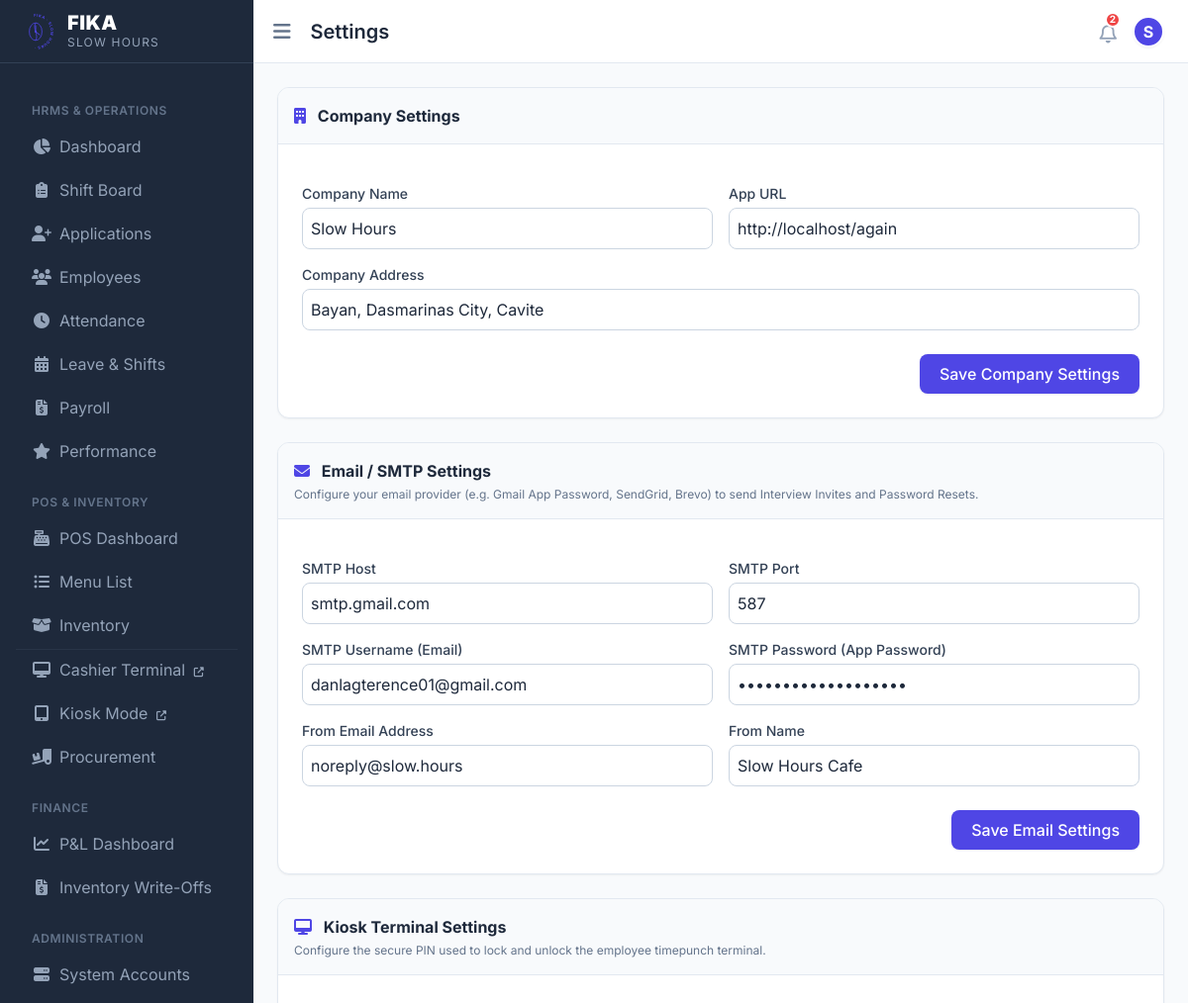
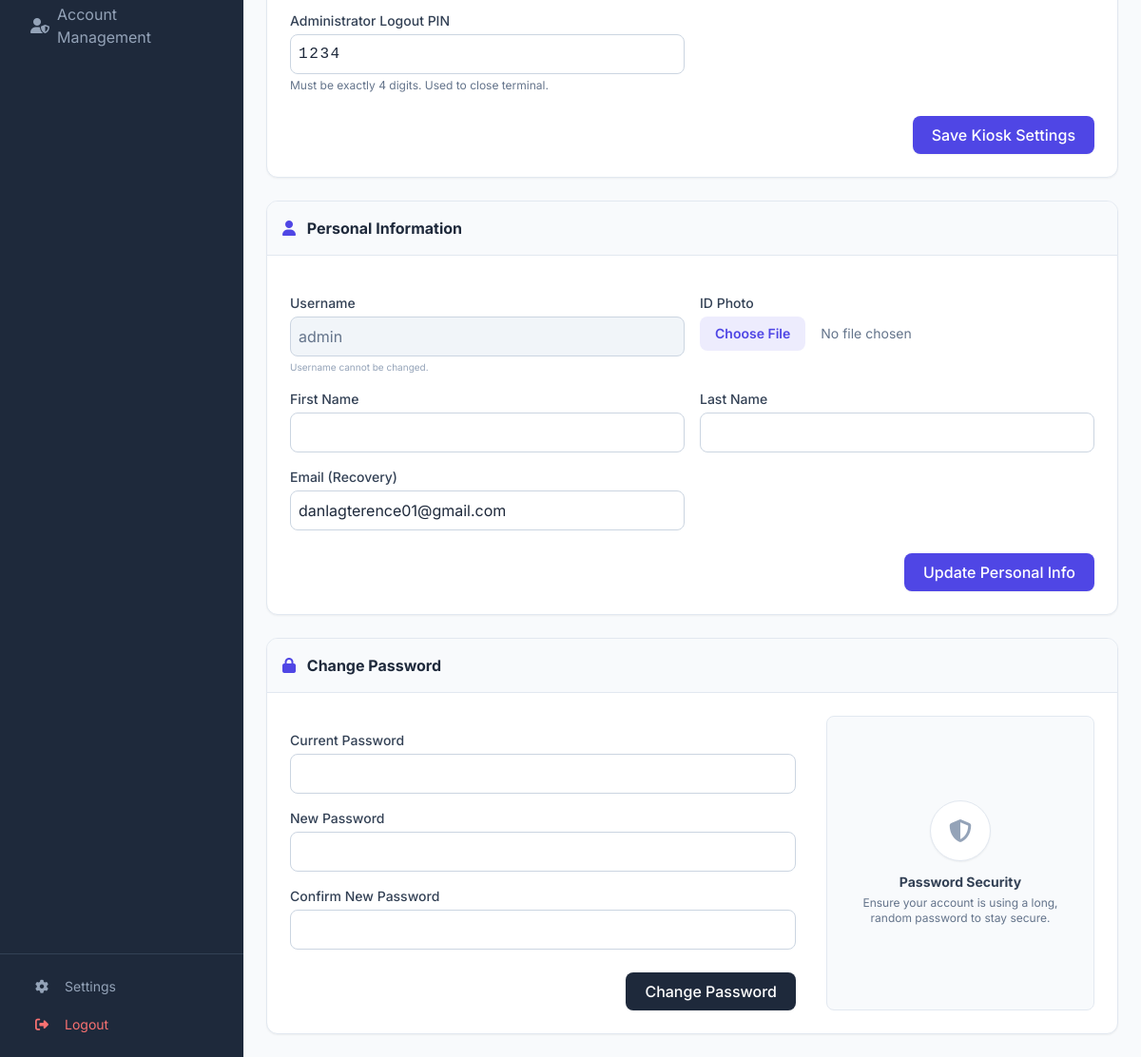
/cafe_hrms/settings.php (signed in), run on the app's committed database (2 pictures, top to bottom).
### tables this page shows
CREATE TABLE `settings` (
  `id` int NOT NULL,
  `name` varchar(100) NOT NULL,
  `value` text
);

### cafe_hrms/functions.php (called while the page is built, shortened)
<?php
function h($value) {
    return htmlspecialchars((string)$value, ENT_QUOTES, 'UTF-8');
}
function current_user() {
    return $_SESSION['user'] ?? null;
}
function get_setting($pdo, $key, $default = null) {
    $stmt = $pdo->prepare('SELECT value FROM settings WHERE name = ? LIMIT 1');
    $stmt->execute([$key]);
    $row = $stmt->fetch();
    return $row ? $row['value'] : $default;
}

### cafe_hrms/settings.php (the view, shortened to what this page needs)
<?php
require_once __DIR__ . '/init.php';
$user = current_user();
$isAdmin = in_array($user['role'], ['Admin', 'Super Admin']);
$empStmt = $pdo->prepare('SELECT *, CONCAT(first_name, \' \', last_name) AS full_name FROM employees WHERE email = ? LIMIT 1');
$empStmt->execute([$_SESSION['user']['email']]);
$linkedEmployee = $empStmt->fetch();
$companyAddress = get_setting($pdo, 'company_address', '');
$appUrl = get_setting($pdo, 'app_url', '');
$smtpHost = get_setting($pdo, 'smtp_host', '');
$smtpPort = get_setting($pdo, 'smtp_port', '587');
$smtpUser = get_setting($pdo, 'smtp_user', '');
$smtpPass = get_setting($pdo, 'smtp_pass', '');
$smtpFromEmail = get_setting($pdo, 'smtp_from_email', 'noreply@cafehrms.local');
$smtpFromName = get_setting($pdo, 'smtp_from_name', 'Cafe HRMS');
require_once __DIR__ . '/includes/header.php';
?>
<div class="max-w-4xl mx-auto space-y-6">
    <?php if ($isAdmin): ?>
    <div class="bg-white rounded-xl shadow-sm border border-slate-200 overflow-hidden">
        <div class="bg-slate-50 border-b border-slate-200 p-4">
            <h3 class="font-bold text-slate-800"><i class="fa-solid fa-building text-primary mr-2"></i> Company Settings</h3>
        </div>
        <div class="p-6">
            <form autocomplete="off" method="POST" action="settings" class="space-y-4">
                <div class="grid grid-cols-1 md:grid-cols-2 gap-4">
                    <div>
                        <label class="block text-sm font-medium text-slate-700 mb-1">Company Name</label>
                        <input type="text" name="company_name" value="<?= h($companyName) ?>" class="w-full rounded-lg border-slate-300 p-2 border focus:ring-primary focus:border-primary">
                    </div>
                    <div>
                        <label class="block text-sm font-medium text-slate-700 mb-1">App URL</label>
                        <input type="text" name="app_url" value="<?= h($appUrl) ?>" placeholder="http://localhost/AGAIN" class="w-full rounded-lg border-slate-300 p-2 border focus:ring-primary focus:border-primary">
                    </div>
                    <div class="md:col-span-2">
                        <label class="block text-sm font-medium text-slate-700 mb-1">Company Address</label>
                        <input type="text" name="company_address" value="<?= h($companyAddress) ?>" class="w-full rounded-lg border-slate-300 p-2 border focus:ring-primary focus:border-primary">
                    </div>
                </div>
                <div class="pt-2 text-right">
                    <button type="submit" class="bg-primary hover:bg-indigo-700 text-white px-5 py-2 rounded-lg font-medium shadow-sm transition">Save Company Settings</button>
                </div>
            </form>
        </div>
    </div>
    <div class="bg-white rounded-xl shadow-sm border border-slate-200 overflow-hidden">
        <div class="bg-slate-50 border-b border-slate-200 p-4">
            <h3 class="font-bold text-slate-800"><i class="fa-solid fa-envelope text-primary mr-2"></i> Email / SMTP Settings</h3>
            <p class="text-xs text-slate-500 mt-1">Configure your email provider (e.g. Gmail App Password, SendGrid, Brevo) to send Interview Invites and Password Resets.</p>
        </div>
        <div class="p-6">
            <form autocomplete="off" method="POST" action="settings" class="space-y-4">
                <div class="grid grid-cols-1 md:grid-cols-2 gap-4">
                    <div>
                        <label class="block text-sm font-medium text-slate-700 mb-1">SMTP Host</label>
                        <input type="text" name="smtp_host" value="<?= h($smtpHost) ?>" placeholder="smtp.gmail.com" class="w-full rounded-lg border-slate-300 p-2 border focus:ring-primary focus:border-primary">
                    </div>
                    <div>
                        <label class="block text-sm font-medium text-slate-700 mb-1">SMTP Port</label>
                        <input type="text" name="smtp_port" value="<?= h($smtpPort) ?>" placeholder="587" class="w-full rounded-lg border-slate-300 p-2 border focus:ring-primary focus:border-primary">
                    </div>
                    <div>
                        <label class="block text-sm font-medium text-slate-700 mb-1">SMTP Username (Email)</label>
                        <input type="text" name="smtp_user" value="<?= h($smtpUser) ?>" class="w-full rounded-lg border-slate-300 p-2 border focus:ring-primary focus:border-primary">
                    </div>
                    <div>
                        <label class="block text-sm font-medium text-slate-700 mb-1">SMTP Password (App Password)</label>
                        <input type="password" name="smtp_pass" value="<?= h($smtpPass) ?>" class="w-full rounded-lg border-slate-300 p-2 border focus:ring-primary focus:border-primary">
                    </div>
                    <div>
                        <label class="block text-sm font-medium text-slate-700 mb-1">From Email Address</label>
                        <input type="email" name="smtp_from_email" value="<?= h($smtpFromEmail) ?>" class="w-full rounded-lg border-slate-300 p-2 border focus:ring-primary focus:border-primary">
                    </div>
                    <div>
                        <label class="block text-sm font-medium text-slate-700 mb-1">From Name</label>
                        <input type="text" name="smtp_from_name" value="<?= h($smtpFromName) ?>" class="w-full rounded-lg border-slate-300 p-2 border focus:ring-primary focus:border-primary">
                    </div>
                </div>
                <div class="pt-2 text-right">
                    <button type="submit" class="bg-primary hover:bg-indigo-700 text-white px-5 py-2 rounded-lg font-medium shadow-sm transition">Save Email Settings</button>
                </div>
            </form>
        </div>
    </div>
    <div class="bg-white rounded-xl shadow-sm border border-slate-200 overflow-hidden">
        <div class="bg-slate-50 border-b border-slate-200 p-4">
            <h3 class="font-bold text-slate-800"><i class="fa-solid fa-desktop text-primary mr-2"></i> Kiosk Terminal Settings</h3>
            <p class="text-xs text-slate-500 mt-1">Configure the secure PIN used to lock and unlock the employee timepunch terminal.</p>
        </div>
        <div class="p-6">
            <form autocomplete="off" method="POST" action="settings" class="space-y-4">
                <div class="grid grid-cols-1 md:grid-cols-2 gap-4">
                    <div>
                        <label class="block text-sm font-medium text-slate-700 mb-1">Administrator Logout PIN</label>
                        <?php $kioskPin = get_setting($pdo, 'kiosk_pin', '1234'); ?>
                        <input type="text" name="kiosk_pin" value="<?= h($kioskPin) ?>" maxlength="4" pattern="\d{4}" title="4-digit PIN" class="w-full rounded-lg border-slate-300 p-2 border focus:ring-primary focus:border-primary tracking-widest font-mono">
                        <p class="text-xs text-slate-500 mt-1">Must be exactly 4 digits. Used to close terminal.</p>
                    </div>
                </div>
                <div class="pt-2 text-right">
                    <button type="submit" class="bg-primary hover:bg-indigo-700 text-white px-5 py-2 rounded-lg font-medium shadow-sm transition">Save Kiosk Settings</button>
                </div>
            </form>
        </div>
    </div>
    <?php endif; ?>
    <div class="bg-white rounded-xl shadow-sm border border-slate-200 overflow-hidden mb-6">
        <div class="bg-slate-50 border-b border-slate-200 p-4">
            <h3 class="font-bold text-slate-800"><i class="fa-solid fa-user text-primary mr-2"></i> Personal Information</h3>
        </div>
        <div class="p-6">
            <form autocomplete="off" method="POST" action="settings" enctype="multipart/form-data" class="space-y-4">
                <div class="grid grid-cols-1 md:grid-cols-2 gap-4">
                    <div>
                        <label class="block text-sm font-medium text-slate-700 mb-1">Username</label>
                        <input type="text" value="<?= h($_SESSION['user']['username'] ?? '') ?>" disabled class="w-full rounded-lg border-slate-300 p-2 border bg-slate-100 text-slate-500 cursor-not-allowed">
                        <p class="text-[10px] text-slate-400 mt-1">Username cannot be changed.</p>
                    </div>
                    <div>
                        <label class="block text-sm font-medium text-slate-700 mb-1">ID Photo</label>
                        <input type="file" name="photo" accept="image/*" class="w-full text-sm text-slate-500 file:mr-4 file:py-2 file:px-4 file:rounded-lg file:border-0 file:text-sm file:font-semibold file:bg-primary/10 file:text-primary hover:file:bg-primary/20 cursor-pointer">
                    </div>
                    <div>
                        <label class="block text-sm font-medium text-slate-700 mb-1">First Name</label>
                        <input type="text" name="first_name" required value="<?= h($linkedEmployee['first_name'] ?? '') ?>" class="w-full rounded-lg border-slate-300 p-2 border focus:ring-primary focus:border-primary">
                    </div>
                    <div>
                        <label class="block text-sm font-medium text-slate-700 mb-1">Last Name</label>
                        <input type="text" name="last_name" required value="<?= h($linkedEmployee['last_name'] ?? '') ?>" class="w-full rounded-lg border-slate-300 p-2 border focus:ring-primary focus:border-primary">
                    </div>
                    <div>
                        <label class="block text-sm font-medium text-slate-700 mb-1">Email (Recovery)</label>
                        <input type="email" name="email" value="<?= h($_SESSION['user']['email']) ?>" required class="w-full rounded-lg border-slate-300 p-2 border focus:ring-primary focus:border-primary">
                    </div>
                </div>
                <div class="pt-2 text-right">
                    <button type="submit" class="bg-primary hover:bg-indigo-700 text-white px-5 py-2 rounded-lg font-medium shadow-sm transition">Update Personal Info</button>
                </div>
            </form>
        </div>
    </div>
    <div class="bg-white rounded-xl shadow-sm border border-slate-200 overflow-hidden mb-6">
        <div class="bg-slate-50 border-b border-slate-200 p-4">
            <h3 class="font-bold text-slate-800"><i class="fa-solid fa-lock text-primary mr-2"></i> Change Password</h3>
        </div>
        <div class="p-6 flex flex-col md:flex-row gap-8">
            <div class="flex-1 space-y-4">
                <form autocomplete="off" method="POST" action="settings" class="space-y-4">
                    <div>
                        <label class="block text-sm font-medium text-slate-700 mb-1">Current Password</label>
                        <input type="password" name="current_password" required class="w-full rounded-lg border-slate-300 p-2 border focus:ring-primary focus:border-primary">
                    </div>
                    <div>
                        <label class="block text-sm font-medium text-slate-700 mb-1">New Password</label>
                        <input type="password" name="new_password" required class="w-full rounded-lg border-slate-300 p-2 border focus:ring-primary focus:border-primary">
                    </div>
                    <div>
                        <label class="block text-sm font-medium text-slate-700 mb-1">Confirm New Password</label>
                        <input type="password" name="confirm_password" required class="w-full rounded-lg border-slate-300 p-2 border focus:ring-primary focus:border-primary">
                    </div>
                    <div class="pt-2 text-right">
                        <button type="submit" class="bg-secondary hover:bg-slate-700 text-white px-5 py-2 rounded-lg font-medium shadow-sm transition">Change Password</button>
                    </div>
                </form>
            </div>
            <div class="w-full md:w-1/3 bg-slate-50 rounded-lg border border-slate-200 p-4 flex flex-col items-center justify-center text-center">
                <div class="w-16 h-16 bg-white rounded-full border border-slate-200 shadow-sm flex items-center justify-center mb-3">
                    <i class="fa-solid fa-shield-halved text-2xl text-slate-400"></i>
                </div>
                <h4 class="font-bold text-slate-700 text-sm mb-1">Password Security</h4>
                <p class="text-xs text-slate-500">Ensure your account is using a long, random password to stay secure.</p>
            </div>
        </div>
    </div>
</div>
<?php require_once __DIR__ . '/includes/footer.php'; ?>

### cafe_hrms/includes/header.php (style rules this page uses)
body { font-family: 'Inter', sans-serif; background-color: #f8fafc; }

### data on the page
settings: company_name "Slow Hours"
settings: app_url "http://localhost/again"
settings: company_address "Bayan, Dasmarinas City, Cavite"
settings: smtp_host "smtp.gmail.com"
settings: smtp_port "587"
settings: smtp_user "danlagterence01@gmail.com"
settings: smtp_from_email "noreply@slow.hours"
settings: smtp_from_name "Slow Hours Cafe"
settings: kiosk_pin "1234"

### other printed values
$pageTitle "Settings"
$unreadCount "2"
substr(current_user()['name'] ?? 'U', 0, 1) "S"
